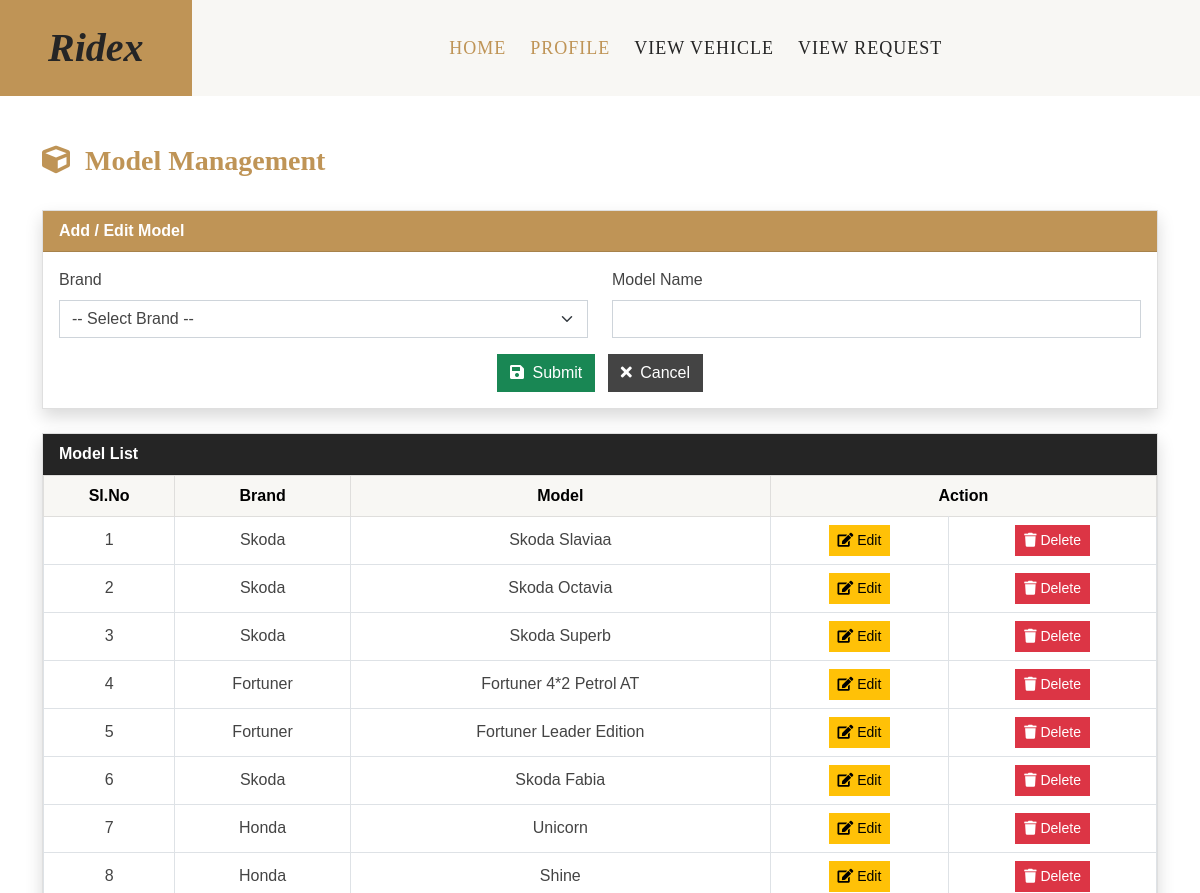
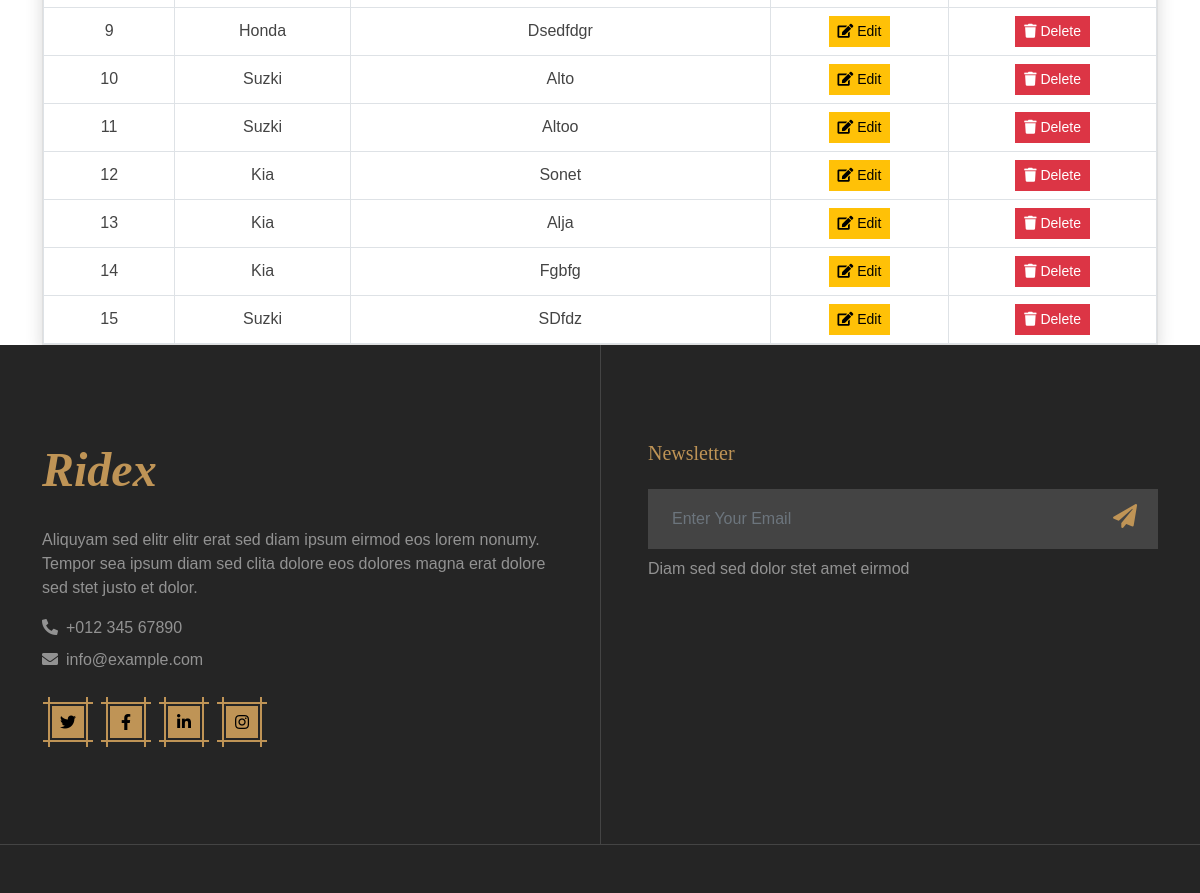
Screenshot of /Driver/Model/ (signed in) with the database file from the repository (2 pictures, top to bottom).
### Admin/models.py (models this page shows)
class tbl_model(models.Model):
    model_name=models.CharField(max_length=50)
    brand=models.ForeignKey(tbl_brand,on_delete=models.CASCADE)

class tbl_brand(models.Model):
    brand_name=models.CharField(max_length=50)

### Driver/views.py (the view)
# urls.py: path('Model/',views.Model ,name="Model"),
def Model(request):
    if "drid" not in request.session:
        return redirect("Guest:Login")
    else:
        admindata=tbl_adminregistration.objects.get(id=request.session['aid'])
        branddata=tbl_brand.objects.all()
        modeldata=tbl_model.objects.all()
        if request.method=="POST":
            model=request.POST.get("txt_model")
            brandname=tbl_brand.objects.get(id=request.POST.get("sel_brand"))
            modelcount=tbl_model.objects.filter(model_name=model).count()
            if modelcount >0:
                return render(request,"Driver/Model.html",{'msg':"Model Aready Exist"})
            else:
                tbl_model.objects.create(model_name=model,brand=brandname)
            return render(request,"Driver/Model.html",{'msg':"Data Inserted"})
        else:
            return render(request,"Driver/Model.html",{'Data':admindata,'branddata':branddata,'modeldata':modeldata})

### Driver/Templates/Driver/Model.html (shortened to what this page needs)
{% extends 'Driver/Head.html' %}
{% block content %}
<br>
<div class="container mt-4">
    <div class="row mb-4">
        <div class="col">
            <h3 class="fw-bold text-primary">
                <i class="fa fa-cube me-2"></i> Model Management
            </h3>
        </div>
    </div>
    <div class="card shadow mb-4">
        <div class="card-header bg-primary text-white fw-bold">
            Add / Edit Model
        </div>
        <div class="card-body">
            <form action="" method="post">
                <div class="row mb-3">
                    <div class="col-md-6">
                        <label class="form-label fw-semibold">Brand</label>
                        <select name="sel_brand" class="form-select" required>
                            <option value="">-- Select Brand --</option>
                        </select>
                    </div>
                    <div class="col-md-6">
                        <label class="form-label fw-semibold">Model Name</label>
                        <input type="text"
                               name="txt_model"
                               value="{{ editdata.model_name }}"
                               class="form-control"
                               required
                               pattern="^[A-Z]+[a-zA-Z ]*$"
                               title="First letter must be capital, alphabets only">
                    </div>
                </div>
                <div class="text-center">
                    <button type="submit" class="btn btn-success me-2">
                        <i class="fa fa-save me-1"></i> Submit
                    </button>
                    <a href="{% url 'Driver:Model' %}" class="btn btn-secondary">
                        <i class="fa fa-times me-1"></i> Cancel
                    </a>
                </div>
            </form>
        </div>
    </div>
    <div class="card shadow">
        <div class="card-header bg-dark text-white fw-bold">
            Model List
        </div>
        <div class="card-body p-0">
            <table class="table table-bordered table-hover text-center align-middle mb-0">
                <thead class="table-light">
                    <tr>
                        <th>Sl.No</th>
                        <th>Brand</th>
                        <th>Model</th>
                        <th colspan="2">Action</th>
                    </tr>
                </thead>
                <tbody>
                    {% for i in modeldata %}
                    <tr>
                        <td>{{ forloop.counter }}</td>
                        <td class="fw-semibold">{{ i.brand.brand_name }}</td>
                        <td>{{ i.model_name }}</td>
                        <td>
                            <a href="{% url 'Driver:editmodel' i.id %}"
                               class="btn btn-sm btn-warning">
                                <i class="fa fa-edit"></i> Edit
                            </a>
                        </td>
                        <td>
                            <a href="{% url 'Driver:delmodel' i.id %}"
                               class="btn btn-sm btn-danger"
                               onclick="return confirm('Are you sure you want to delete?')">
                                <i class="fa fa-trash"></i> Delete
                            </a>
                        </td>
                    </tr>
                    {% empty %}
                    <tr>
                        <td colspan="5" class="text-muted">
                            No models found
                        </td>
                    </tr>
                    {% endfor %}
                </tbody>
            </table>
        </div>
    </div>
</div>
{% endblock content %}

### Guest/static/Driver/css/style.css (style rules this page uses)
.btn { position: relative; transition: .5s; }

### rows the page displays
tbl_model: brand.brand_name "Skoda", model_name "Skoda Slaviaa"
tbl_model: brand.brand_name "Skoda", model_name "Skoda Octavia"
tbl_model: brand.brand_name "Skoda", model_name "Skoda Superb"
tbl_model: brand.brand_name "Fortuner", model_name "Fortuner 4*2 Petrol AT"
tbl_model: brand.brand_name "Fortuner", model_name "Fortuner Leader Edition"
tbl_model: brand.brand_name "Skoda", model_name "Skoda Fabia"
tbl_model: brand.brand_name "Honda", model_name "Unicorn"
tbl_model: brand.brand_name "Honda", model_name "Shine"
tbl_model: brand.brand_name "Honda", model_name "Dsedfdgr"
tbl_model: brand.brand_name "Suzki", model_name "Alto"
tbl_model: brand.brand_name "Suzki", model_name "Altoo"
tbl_model: brand.brand_name "Kia", model_name "Sonet"
tbl_model: brand.brand_name "Kia", model_name "Alja"
tbl_model: brand.brand_name "Kia", model_name "Fgbfg"
tbl_model: brand.brand_name "Suzki", model_name "SDfdz"
